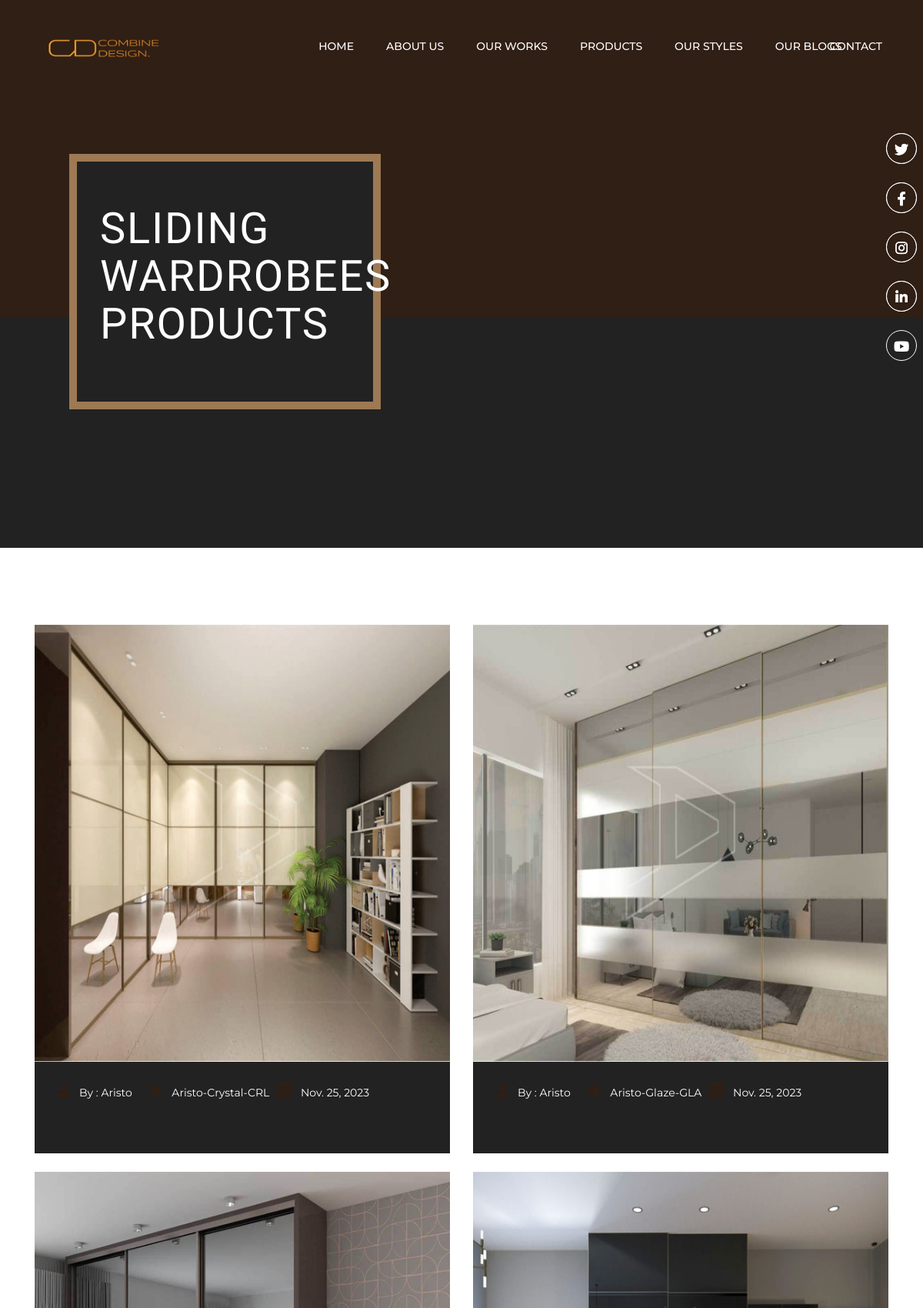
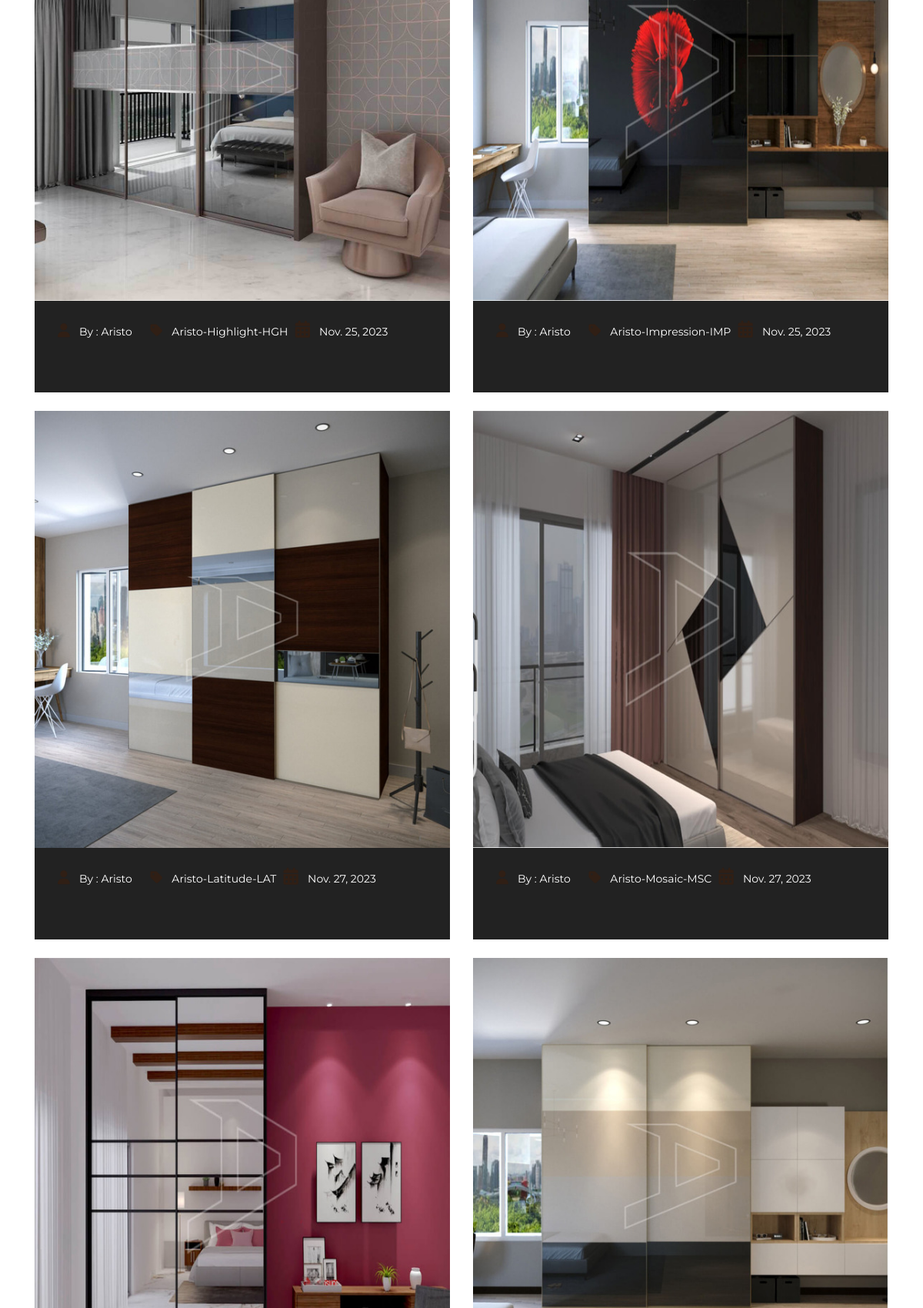
/product_detail/8 (upper part), run on the app's committed database (2 pictures, top to bottom).
### webapp/models.py (models this page shows, shortened)
class PRODUCT_CATEGORY(models.Model):
    category_name = models.CharField(max_length=1000 , null=True , blank=True)
    image = models.ImageField(upload_to='Our_Works' , null=True , blank=True)
    meta_title = models.CharField(max_length=1000 ,null=True ,blank=True)
    meta_description = models.TextField(null=True , blank=True)
    created_at = models.DateTimeField(auto_now_add=True)
    updated_at = models.DateTimeField(auto_now=True)
    def __str__(self):
        return self.category_name

class Product(models.Model):
    product_name = models.CharField(max_length=1000 , null=True , blank=True)
    category = models.ForeignKey(PRODUCT_CATEGORY, on_delete=models.CASCADE)
    image = models.ImageField(upload_to='Our_Works' , null=True , blank=True)
    description = models.TextField(null=True , blank=True)
    created_at = models.DateTimeField(auto_now_add=True)
    updated_at = models.DateTimeField(auto_now=True)

### webapp/views.py (the view)
# urls.py: path('product_detail/<int:id>', views.product_detail, name='product_detail'),
def product_detail(request , id):
    product_detail = PRODUCT_CATEGORY.objects.get(id=id)
    product_list = Product.objects.filter(category=product_detail)
    context = {
        'product_detail': product_detail , 'product_list':product_list ,
        'meta_title':product_detail.meta_title,
        'meta_description': product_detail.meta_description,
    }
    return render(request, 'webapp/product_detail.html', context)

### templates/webapp/product_detail.html (shortened to what this page needs)
{% extends 'base.html' %}
{% load static %}
{% block body %}
<div class="social-icons position-relative">
    <ul class="list-unstyled mb-0 position-absolute">
        <li><a href="#" class="text-decoration-none"><i class="fa-brands fa-twitter social-networks"></i></a></li>
        <li><a href="#" class="text-decoration-none"><i class="fa-brands fa-facebook-f social-networks"></i></a></li>
        <li><a href="#" class="text-decoration-none"><i class="fa-brands fa-instagram social-networks"></i></a></li>
        <li><a href="#" class="text-decoration-none"><i class="fa-brands fa-linkedin-in social-networks"></i></a></li>
    </ul>
</div>
<section class="sub-banner_section">
    <div class="container-fluid">
        <div class="row">
            <div class="col-xl-5 col-lg-6 col-md-8 col-sm-12 col-12">
                <div class="banner_content" data-aos="fade-up">
                    <h1>{{product_detail}} products</h1>
                </div>
            </div>
            <div class="col-xl-7 col-lg-6 col-md-4 col-sm-12 col-12 d-lg-block d-none">
            </div>
        </div>
    </div>
</section>
</div>
<div class=" blog-posts blogpage-section">
<div class="container">
    <div class="row wow fadeInUp" style="visibility: visible; animation-name: fadeInUp;">
        <div id="blog" class="col-xl-12">
            <div class="row">
                {% for details in product_list %}
                <div class="col-xl-6">
                    <div class="blog-box twocolumn-blog float-left w-100 post-item mb-4">
                        <div class="post-item-wrap position-relative">
                            <div class="post-image">
                                <a href="{{ details.image.url }}">
                                    <img
                                        width="1920"
                                    height="800"
                                    class="img-fluid"
                                    src="{{ details.image.url }}"
                                    alt="project-01"
                                  />
                                </a>
                            </div>
                            <div class="lower-portion">
                                <i class="fa-solid fa-user"></i>
                                <span class="text-size-14 text-mr">By : Aristo </span>
                                <i class="tag-mb fa-solid fa-tag"></i>
                                <span class="text-size-14">{{details.product_name}}</span>
                                <i class="mb-0 calendar-ml fa-solid fa-calendar-days"></i>
                                <span class="mb-0 text-size-14">{{details.created_at.date}}</span>
                            </div>
                        </div>
                    </div>
                </div>
                {% endfor %}
             </div>
        </div>
    </div>
</div>
</div>
{% endblock body %}

### webapp/static/assets/css/style.css (style rules this page uses)
:root { --e-global-color-primary: #ffffff; --e-global-color-secondary: #1b1b1b; --e-global-color-text: #3e3e3e; --e-global-color-accent: #301F15; --e-global-color-very-dark-gray-mostly-black: #222222; --e-global-color-very-light-gray-mostly-white: #f9f9f9; --e-global-color-very-dark-gray-black:#282828; --e-global-color-light-gray:#cdcdcd; --e-global-color-gray:#a9a9a9; --e-global-color-very-dark-gray:#656565; --e-global-color-very-light-gray:#e9e9e9; --e-global-color-gray:#b2b2b2; --e-global-color-dark-gray:#767676; --e-global-color-dark-moderate-orange:#9d7954; --e-global-color-vivid-orange:#f39f1e; --e-global-color-white: #ffffff; --e-global-color-black: #000000; --e-global-color-mostly-desaturated-dark-orange:#a3805b; --e-global-color-very-soft-orange:#ecc88c; --e-global-color-light-grayish-orange:#e0d3c4; --e-global-color-lime-green:#b7c5bd; --e-global-color-light-grayish-yellow:#fbfbf8; --e-global-color-very-dark-mostly-black-yellow-olive-tone:#232321; --e-global-color-light-grayish-orange:#f2e4d4; }
body { font-family: 'Montserrat', sans-serif; }
.h1, h1 { font-size: 70px; line-height: 84px; font-weight: 400; letter-spacing: 1.8px; text-transform: uppercase; font-family: 'Italiana', serif; color: var(--e-global-color-primary); }
.text-size-14 { font-size: 14px; line-height: 24px; }
.banner_outer .social-icons { float: right; z-index: 1; }
.banner_outer .social-icons ul { right: 42px; top: 142px; }
.banner_outer .social-icons ul li { margin-top: 22px; }
.banner_outer .social-icons ul li .social-networks { font-size: 20px; margin-top: 2px; color: var(--e-global-color-white); border: 1px solid var(--e-global-color-white); background: transparent; border-radius: 100px; text-align: center; transition: all ease-in-out 0.3s; width: 45px; height: 45px; line-height: 45px; }
.sub-banner_section { position: relative; padding: 170px 200px 50px 170px; }
.sub-banner_section .banner_content { position: relative; background: var(--e-global-color-very-dark-gray-mostly-black); border: 10px solid var(--e-global-color-dark-moderate-orange); padding: 60px 40px 56px 55px; width: 86%; }
.sub-banner_section .banner_content h1 { margin-bottom: 14px; }
.img-fluid { max-width: 100%; height: auto; }
.blogpage-section { padding: 120px 0; }

### webapp/static/assets/css/custom-style.css (style rules this page uses)
body { margin:0; padding:0; background: repeat-x top #fff; }
a { outline:none; color:#dddddd; text-decoration:none; }
.single-post01 .post-image img, .single-post01 .post-navigation, .single-post01 .comment-list img, .sidebar .widget, .sidebar .widget-tweeter small, .sidebar .widget-twitter small, #loader-wrapper, .post-image img, .single-post01 .post-item-description .post-meta, .sidebar .form-inline .input-group, .sidebar .post-thumbnail-entry, .fluid-width-video-wrapper iframe, .fluid-width-video-wrapper object, .fluid-width-video-wrapper embed, #blog .post-item.border > .post-item-wrap > .post-item-description, #blog img,#blog audio,#blog iframe { width: 100%; border: none }
.blogpage-section { position: relative; }
.blogpage-section .blog-box { position: relative; background: var(--e-global-color-very-dark-gray-mostly-black); transition: all 0.3s ease-in-out; margin-bottom: 32px; }
.blogpage-section .blog-box .lower-portion { padding: 26px 30px 20px; }
.blogpage-section .blog-box .lower-portion i { font-size: 18px; color: var(--e-global-color-accent); margin-right: 8px; margin-bottom: 28px; }
.blogpage-section .blog-box .lower-portion span { font-family: 'Montserrat', sans-serif; color: var(--e-global-color-white); }
.blogpage-section .blog-box .lower-portion .calendar-ml { font-size: 22px; margin-left: 5px; }
.blogpage-section .blog-box .lower-portion .text-mr { margin-right: 20px; }
.blogpage-section .twocolumn-blog .lower-portion { padding: 26px 30px 44px; }
@media screen and (max-width: 1440px) { .blogpage-section { padding: 100px 0; } }

### data on the page
PRODUCT_CATEGORY: category_name "SLIDING WARDROBEES"
Product: image (picture), product_name "Aristo-Crystal-CRL", created_at "Nov. 25, 2023"
Product: image (picture), product_name "Aristo-Glaze-GLA", created_at "Nov. 25, 2023"
Product: image (picture), product_name "Aristo-Highlight-HGH", created_at "Nov. 25, 2023"
Product: image (picture), product_name "Aristo-Impression-IMP", created_at "Nov. 25, 2023"
Product: image (picture), product_name "Aristo-Latitude-LAT", created_at "Nov. 27, 2023"
Product: image (picture), product_name "Aristo-Mosaic-MSC", created_at "Nov. 27, 2023"
Product: image (picture)
Product: image (picture)
